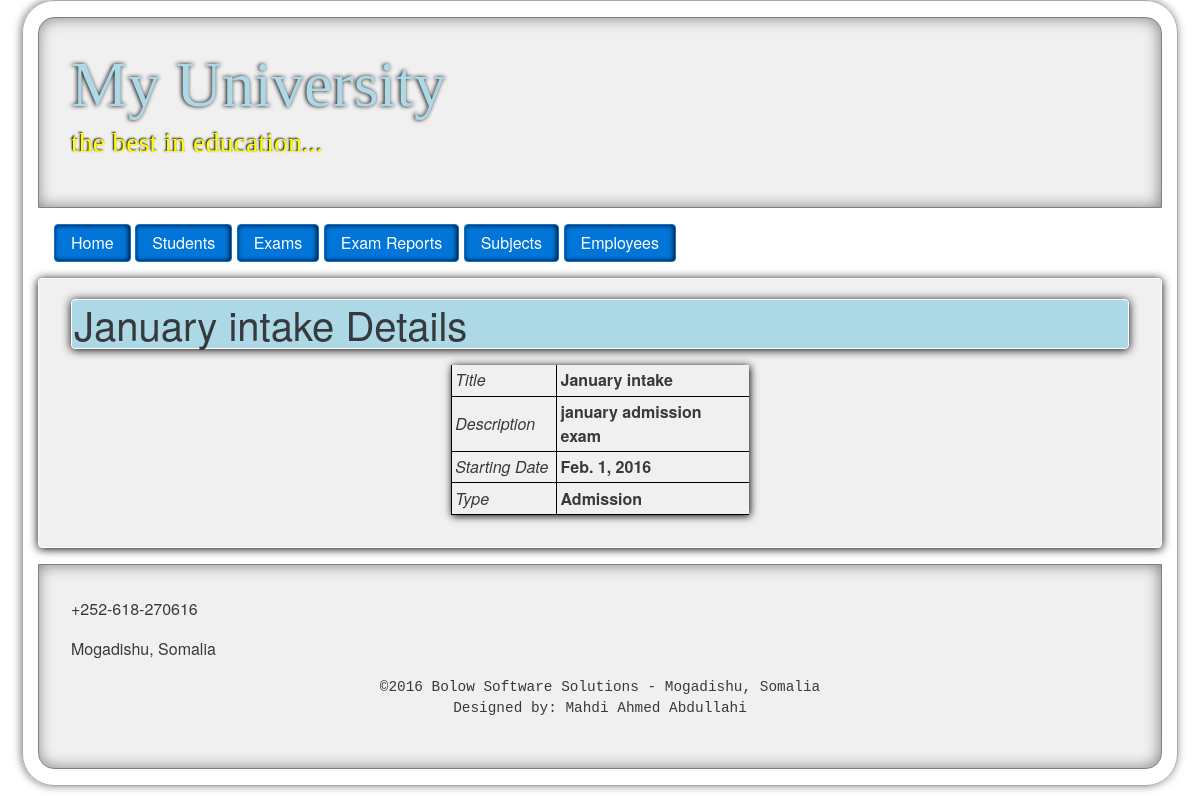
Page /cms/exam/1/ on the committed database.
### university/models.py (models this page shows)
class Exam(models.Model):
    title = models.CharField(max_length=100)
    description = models.TextField()
    starting_date = models.DateField(default=timezone.now)
    e_type = models.ForeignKey(ExamType)
    is_admission = models.BooleanField(default=False)
    def __str__(self):
        return self.title

class ExamType(models.Model):
    name = models.CharField(max_length=50)
    max_marks = models.DecimalField(decimal_places=2, max_digits=5, default=100.0)
    def __str__(self):
        return self.name

### university/views.py (the view)
# urls.py: url(r'^exam/(?P<pk>[0-9]+)/$', views.exam_details, name='exam_details'),
def exam_details(request, pk):
    exam = Exam.objects.get(pk=pk)
    return render(request, 'exam/exam_details.html', {'exam':exam,'settings':settings})

### university/templates/exam/exam_details.html
{% extends 'university/layout.html' %}
{% block content %}
<h1>{{ exam }} Details</h1>
<table>
	<tr>
		<td><em>Title</em></td>
		<td><b>{{ exam.title }}</b></td>
	</tr>
	<tr>
		<td><em>Description</em></td>
		<td><b>{{ exam.description }}</b></td>
	</tr>
	<tr>
		<td><em>Starting Date</em></td>
		<td><b>{{ exam.starting_date }}</b></td>
	</tr>
	<tr>
		<td><em>Type</em></td>
		<td><b>{{ exam.e_type }}</b></td>
	</tr>
</table>
{% endblock %}

### university/static/university/css/style.css (style rules this page uses)
table { margin:auto; box-shadow: 1px 1px 8px black; margin-top: 1em; }
td { padding:.2em; padding-right: .5em; border-left: 1px solid black; border-bottom: 1px solid black; max-width: 12em; }
.content h1 { background:lightblue; padding: 2px; border: 1px solid white; box-shadow: 0px 1px 10px black; border-radius: 4px; margin-top: -.3em; }

### rows in the picture
Exam: title "January intake", description "january admission exam", starting_date "Feb. 1, 2016", e_type "Admission"

### other values in the picture
{{ settings.UNIVERSITY_NAME }} "My University"
{{ settings.UNIVERSITY_MOTO }} "the best in education..."
{{ settings.UNIVERSITY_PHONES }} "+252-618-270616"
{{ settings.CAMPUS_ADDRESS }} "Mogadishu, Somalia"
